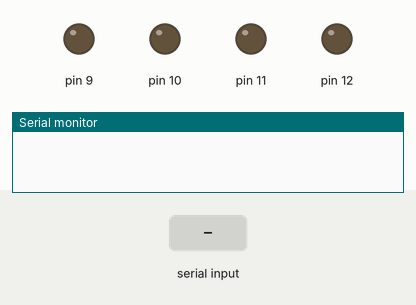
The sketch below on a simulated Arduino Uno, built with avr-gcc and run on an emulated ATmega328P. Shown: output pins drawn as LEDs (lit = HIGH), the last lines printed to the serial monitor. The inputs (shaded band) are chosen by the test bench.

Above: at 1.2 s.
1.3 s: "l" received over the second serial link
At 2.2 s:
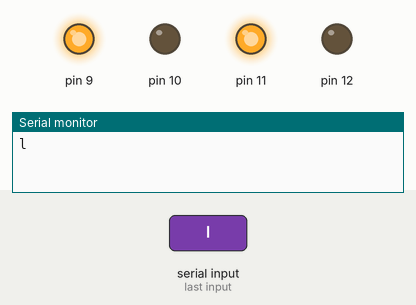
2.8 s: "r" received over the second serial link
At 3.3 s:
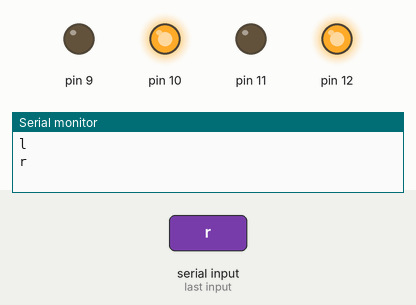
4.3 s: "f" received over the second serial link
At 5.5 s:
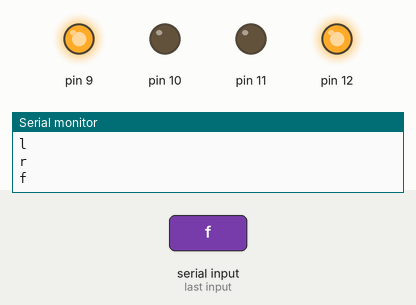
5.8 s: "b" received over the second serial link
At 6.8 s:
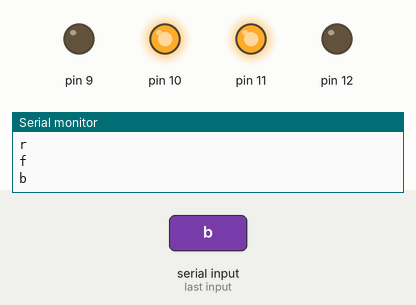
Timing chart, 0 to 8.3 s (numbered marks = the images above; inputs shaded):
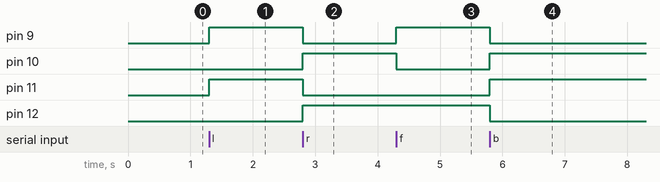

The sketch:

BLUETOOTH__CAR.ino
```cpp
#include <SoftwareSerial.h>
SoftwareSerial mySerial(5,6);
void setup() {
  // put your setup code here, to run once:
mySerial.begin(9600);
Serial.begin(9600);
pinMode(9,OUTPUT);
pinMode(10,OUTPUT);
pinMode(11,OUTPUT);
pinMode(12,OUTPUT);
}

void loop() {
  // put your main code here, to run repeatedly:
char ch;
if(mySerial.available())
{
  ch=mySerial.read();
  Serial.println(ch
  );
  switch(ch)
  {
    case 'l':
   digitalWrite(9,HIGH);
    digitalWrite(10,LOW);
    digitalWrite(11,HIGH);
    digitalWrite(12,LOW);
    delay(100);
    break;
    case 'r':

    digitalWrite(9,LOW);
    digitalWrite(10,HIGH);
    digitalWrite(11,LOW);
    digitalWrite(12,HIGH);
    delay(100);
    break;
    case 'f':
    digitalWrite(9,HIGH);
    digitalWrite(10,LOW);
    digitalWrite(11,LOW);
    digitalWrite(12,HIGH);
    delay(100);
    break;
    case 'b':
    digitalWrite(9,LOW);
    digitalWrite(10,HIGH);
    digitalWrite(11,HIGH);
    digitalWrite(12,LOW);
    delay(100);
    break;
    case '0':
    digitalWrite(9,LOW);
    digitalWrite(10,LOW);
    digitalWrite(11,LOW);
    digitalWrite(12,LOW);
    delay(100);
    break;
  }
}

}
```

Measured:
- after the input at 1.3 s, pin 9, pin 11: LOW → HIGH at once
- after the input at 2.8 s, pin 9, pin 11: HIGH → LOW at once; pin 10, pin 12: LOW → HIGH at once
- after the input at 4.3 s, pin 9: LOW → HIGH at once; pin 10: HIGH → LOW at once
- after the input at 5.8 s, pin 9, pin 12: HIGH → LOW at once; pin 10, pin 11: LOW → HIGH at once
